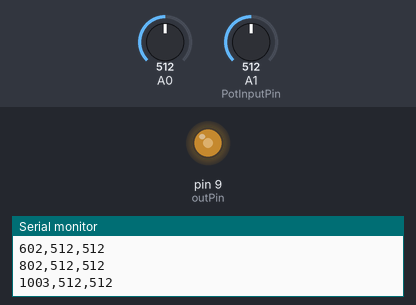
The sketch below on a simulated Arduino Uno, built with avr-gcc and run on an emulated ATmega328P. Shown: output pins drawn as LEDs (lit = HIGH), the last lines printed to the serial monitor. Inputs (shaded band) come from the test bench; at power-on: A1 (PotInputPin) = 512, A0 = 512.

Above: at 1.2 s.
1.3 s: A1 (PotInputPin) set to 716
At 1.8 s:
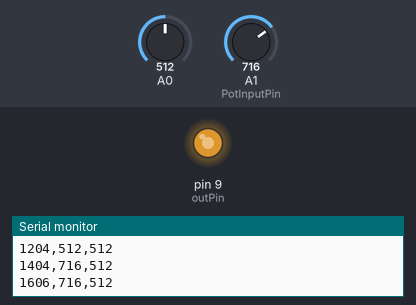
2.9 s: A1 (PotInputPin) set to 900
At 3.3 s:
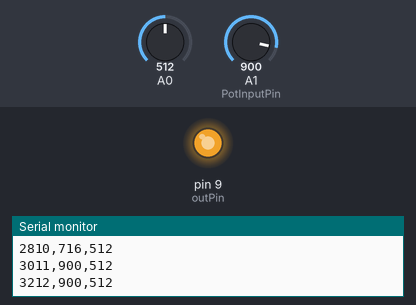
4.5 s: A1 (PotInputPin) set to 122
At 5.8 s:
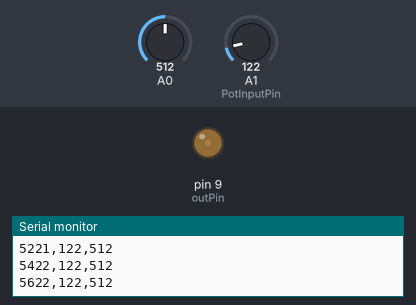
6.1 s: A1 (PotInputPin) set to 0
At 7.4 s:
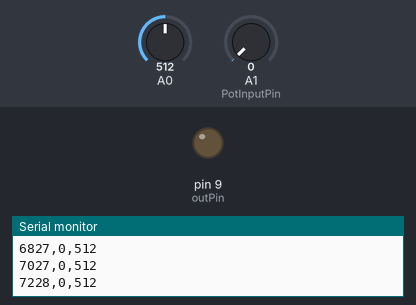
7.7 s: A1 (PotInputPin) set to 511
At 8.8 s:
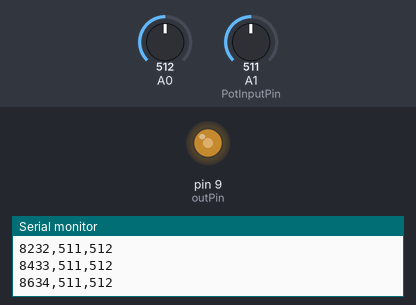
Timing chart, 0 to 10.3 s (numbered marks = the images above; inputs shaded):
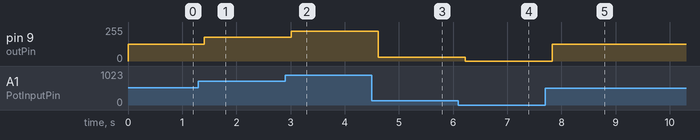

Measured:
- after the input at 1.3 s, pin 9 (outPin): 127/255 → 178/255 after 0.11 s
- after the input at 2.9 s, pin 9 (outPin): 178/255 → 224/255 after 0.11 s
- after the input at 4.5 s, pin 9 (outPin): 224/255 → 30/255 after 0.12 s
- after the input at 6.1 s, pin 9 (outPin): 30/255 → 0/255 after 0.13 s
- after the input at 7.7 s, pin 9 (outPin): 0/255 → 127/255 after 0.13 s

The sketch:

lab_3_test.ino
```cpp
// our potentiometer will go to Analog Input 1
const int PotInputPin = A1;

// our digital PWM output is set to Digital Out 9
const int outPin = 9;

// we start with an output of 0 and declare this variable as an integer
int outputLevel = 0;

void setup() {
    // Start serial communication for printing values to the serial monitor
    Serial.begin(9600);

    // Define the pin mode for the digital output
    pinMode(outPin, OUTPUT);
}

void loop() {
    // Read the thermistor value from analog input A0
    int thermistorValue = analogRead(A0);
    // Read the potentiometer value from analog input A1
    int potValue = analogRead(PotInputPin); // Use the defined constant for consistency

    // Use the map() function to scale the potentiometer input from 0-1023 to 0-255
    outputLevel = map(potValue, 0, 1023, 0, 255);

    // Write the outputLevel variable to our digital output pin
    analogWrite(outPin, outputLevel);

    // Get the elapsed time since the Arduino started (in milliseconds)
    unsigned long time = millis();

    // Print the time, potentiometer, and thermistor values separated by commas
    Serial.print(time);
    Serial.print(","); // Separator
    Serial.print(potValue);
    Serial.print(","); // Separator
    Serial.println(thermistorValue); // Use println for cleaner output

    delay(200);  // Delay before the next reading
}
```
